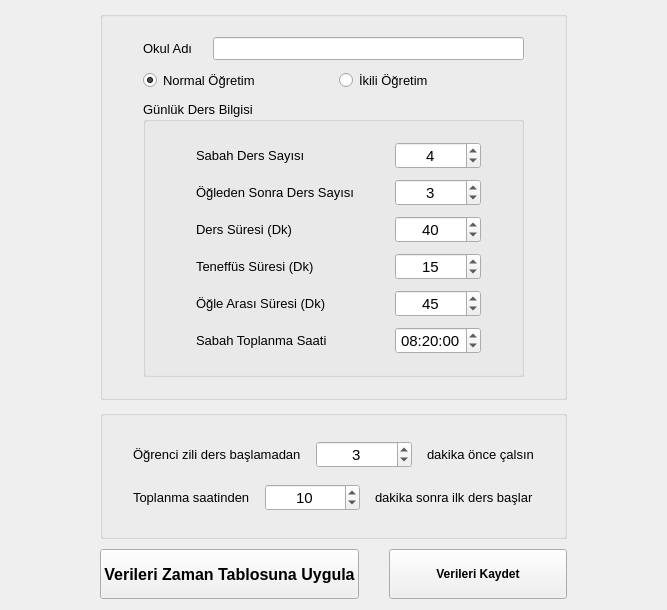
      <widget class="QWidget" name="page_2">
       <layout class="QVBoxLayout" name="verticalLayout_17">
        <property name="spacing">
         <number>10</number>
        </property>
        <property name="leftMargin">
         <number>100</number>
        </property>
        <property name="rightMargin">
         <number>100</number>
        </property>
        <item>
         <widget class="QGroupBox" name="groupBox_7">
          <property name="title">
           <string/>
          </property>
          <layout class="QVBoxLayout" name="verticalLayout_10">
           <property name="spacing">
            <number>10</number>
           </property>
           <property name="leftMargin">
            <number>40</number>
           </property>
           <property name="topMargin">
            <number>20</number>
           </property>
           <property name="rightMargin">
            <number>40</number>
           </property>
           <property name="bottomMargin">
            <number>20</number>
           </property>
           <item>
            <layout class="QHBoxLayout" name="horizontalLayout_14">
             <property name="spacing">
              <number>20</number>
             </property>
             <item>
              <widget class="QLabel" name="label_32">
               <property name="font">
                <font>
                 <pointsize>10</pointsize>
                </font>
               </property>
               <property name="text">
                <string>Okul Adı</string>
               </property>
              </widget>
             </item>
             <item>
              <widget class="QLineEdit" name="lineEdit_okul_adi">
               <property name="font">
                <font>
                 <pointsize>10</pointsize>
                </font>
               </property>
              </widget>
             </item>
            </layout>
           </item>
           <item>
            <layout class="QHBoxLayout" name="horizontalLayout_2">
             <item>
              <widget class="QRadioButton" name="radioButton_normal_ogretim">
               <property name="font">
                <font>
                 <pointsize>10</pointsize>
                </font>
               </property>
               <property name="text">
                <string>Normal Öğretim</string>
               </property>
               <property name="checked">
                <bool>true</bool>
               </property>
              </widget>
             </item>
             <item>
              <widget class="QRadioButton" name="radioButton_ikili_ogretim">
               <property name="font">
                <font>
                 <pointsize>10</pointsize>
                </font>
               </property>
               <property name="text">
                <string>İkili Öğretim</string>
               </property>
              </widget>
             </item>
            </layout>
           </item>
           <item>
            <widget class="QGroupBox" name="groupBox_6">
             <property name="font">
              <font>
               <pointsize>10</pointsize>
              </font>
             </property>
             <property name="title">
              <string>Günlük Ders Bilgisi</string>
             </property>
             <layout class="QFormLayout" name="formLayout">
              <property name="horizontalSpacing">
               <number>40</number>
              </property>
              <property name="verticalSpacing">
               <number>10</number>
              </property>
              <property name="leftMargin">
               <number>50</number>
              </property>
              <property name="topMargin">
               <number>20</number>
              </property>
              <property name="rightMargin">
               <number>40</number>
              </property>
              <property name="bottomMargin">
               <number>20</number>
              </property>
              <item row="0" column="0">
               <widget class="QLabel" name="label_24">
                <property name="font">
                 <font>
                  <pointsize>10</pointsize>
                 </font>
                </property>
                <property name="text">
                 <string>Sabah Ders Sayısı</string>
                </property>
               </widget>
              </item>
              <item row="0" column="1">
               <widget class="QSpinBox" name="spinBox_sabah_ders_sayisi">
                <property name="maximumSize">
                 <size>
                  <width>100</width>
                  <height>16777215</height>
                 </size>
                </property>
                <property name="font">
                 <font>
                  <pointsize>11</pointsize>
                 </font>
                </property>
                <property name="alignment">
                 <set>Qt::AlignCenter</set>
                </property>
                <property name="readOnly">
                 <bool>false</bool>
                </property>
                <property name="minimum">
                 <number>1</number>
                </property>
                <property name="maximum">
                 <number>14</number>
                </property>
                <property name="value">
                 <number>4</number>
                </property>
               </widget>
              </item>
              <item row="1" column="0">
               <widget class="QLabel" name="label_25">
                <property name="font">
                 <font>
                  <pointsize>10</pointsize>
                 </font>
                </property>
                <property name="text">
                 <string>Öğleden Sonra Ders Sayısı</string>
                </property>
               </widget>
              </item>
              <item row="1" column="1">
               <widget class="QSpinBox" name="spinBox_ogle_ders_sayisi">
                <property name="maximumSize">
                 <size>
                  <width>100</width>
                  <height>16777215</height>
                 </size>
                </property>
                <property name="font">
                 <font>
                  <pointsize>11</pointsize>
                 </font>
                </property>
                <property name="alignment">
                 <set>Qt::AlignCenter</set>
                </property>
                <property name="readOnly">
                 <bool>false</bool>
                </property>
                <property name="minimum">
                 <number>0</number>
                </property>
                <property name="maximum">
                 <number>8</number>
                </property>
                <property name="value">
                 <number>3</number>
                </property>
               </widget>
              </item>
              <item row="2" column="0">
               <widget class="QLabel" name="label_20">
                <property name="font">
                 <font>
                  <pointsize>10</pointsize>
                 </font>
                </property>
                <property name="text">
                 <string>Ders Süresi (Dk)</string>
                </property>
               </widget>
              </item>
              <item row="2" column="1">
               <widget class="QSpinBox" name="spinBox_ders_suresi">
                <property name="maximumSize">
                 <size>
                  <width>100</width>
                  <height>16777215</height>
                 </size>
                </property>
                <property name="font">
                 <font>
                  <pointsize>11</pointsize>
                 </font>
                </property>
                <property name="alignment">
                 <set>Qt::AlignCenter</set>
                </property>
                <property name="value">
                 <number>40</number>
                </property>
               </widget>
              </item>
              <item row="3" column="0">
               <widget class="QLabel" name="label_21">
                <property name="font">
                 <font>
                  <pointsize>10</pointsize>
                 </font>
                </property>
                <property name="text">
                 <string>Teneffüs Süresi (Dk)</string>
                </property>
               </widget>
              </item>
              <item row="3" column="1">
               <widget class="QSpinBox" name="spinBox_tenefus_suresi">
                <property name="maximumSize">
                 <size>
                  <width>100</width>
                  <height>16777215</height>
                 </size>
                </property>
                <property name="font">
                 <font>
                  <pointsize>11</pointsize>
                 </font>
                </property>
                <property name="toolTip">
                 <string>Teneffüs sürenizin zaman tablosu ile uyumlu olmasına dikkat ediniz</string>
                </property>
                <property name="toolTipDuration">
                 <number>-1</number>
                </property>
                <property name="alignment">
                 <set>Qt::AlignCenter</set>
                </property>
                <property name="readOnly">
                 <bool>false</bool>
                </property>
                <property name="value">
                 <number>15</number>
                </property>
               </widget>
              </item>
              <item row="4" column="0">
               <widget class="QLabel" name="label_23">
                <property name="font">
                 <font>
                  <pointsize>10</pointsize>
                 </font>
                </property>
                <property name="text">
                 <string>Öğle Arası Süresi (Dk)</string>
                </property>
               </widget>
              </item>
              <item row="4" column="1">
               <widget class="QSpinBox" name="spinBox_ogle_arasi_suresi">
                <property name="maximumSize">
                 <size>
                  <width>100</width>
                  <height>16777215</height>
                 </size>
                </property>
                <property name="font">
                 <font>
                  <pointsize>11</pointsize>
                 </font>
                </property>
                <property name="toolTip">
                 <string>En az 10, en fazla 90 dk seçilebilir</string>
                </property>
                <property name="alignment">
                 <set>Qt::AlignCenter</set>
                </property>
                <property name="readOnly">
                 <bool>false</bool>
                </property>
                <property name="minimum">
                 <number>10</number>
                </property>
                <property name="maximum">
                 <number>90</number>
                </property>
                <property name="value">
                 <number>45</number>
                </property>
               </widget>
              </item>
              <item row="5" column="1">
               <widget class="QTimeEdit" name="timeEdit_sabah_toplanma">
                <property name="maximumSize">
                 <size>
                  <width>100</width>
                  <height>16777215</height>
                 </size>
                </property>
                <property name="font">
                 <font>
                  <pointsize>11</pointsize>
                 </font>
                </property>
                <property name="alignment">
                 <set>Qt::AlignCenter</set>
                </property>
                <property name="time">
                 <time>
                  <hour>8</hour>
                  <minute>20</minute>
                  <second>0</second>
                 </time>
                </property>
               </widget>
              </item>
              <item row="5" column="0">
               <widget class="QLabel" name="label_30">
                <property name="font">
                 <font>
                  <pointsize>10</pointsize>
                 </font>
                </property>
                <property name="text">
                 <string>Sabah Toplanma Saati</string>
                </property>
               </widget>
              </item>
             </layout>
            </widget>
           </item>
          </layout>
         </widget>
        </item>
        <item>
         <widget class="QGroupBox" name="groupBox">
          <property name="sizePolicy">
           <sizepolicy hsizetype="Expanding" vsizetype="Preferred">
            <horstretch>0</horstretch>
            <verstretch>0</verstretch>
           </sizepolicy>
          </property>
          <property name="title">
           <string/>
          </property>
          <layout class="QVBoxLayout" name="verticalLayout_4">
           <property name="leftMargin">
            <number>30</number>
           </property>
           <property name="topMargin">
            <number>20</number>
           </property>
           <property name="rightMargin">
            <number>30</number>
           </property>
           <property name="bottomMargin">
            <number>20</number>
           </property>
           <item>
            <layout class="QHBoxLayout" name="horizontalLayout">
             <property name="spacing">
              <number>15</number>
             </property>
             <property name="topMargin">
              <number>5</number>
             </property>
             <property name="bottomMargin">
              <number>5</number>
             </property>
             <item>
              <widget class="QLabel" name="label_18">
               <property name="sizePolicy">
                <sizepolicy hsizetype="Preferred" vsizetype="Fixed">
                 <horstretch>0</horstretch>
                 <verstretch>0</verstretch>
                </sizepolicy>
               </property>
               <property name="font">
                <font>
                 <pointsize>10</pointsize>
                </font>
               </property>
               <property name="text">
                <string>Öğrenci zili ders başlamadan</string>
               </property>
              </widget>
             </item>
             <item>
              <widget class="QSpinBox" name="spinBox_kac_dakika_once">
               <property name="maximumSize">
                <size>
                 <width>100</width>
                 <height>16777215</height>
                </size>
               </property>
               <property name="font">
                <font>
                 <pointsize>11</pointsize>
                </font>
               </property>
               <property name="alignment">
                <set>Qt::AlignCenter</set>
               </property>
               <property name="maximum">
                <number>5</number>
               </property>
               <property name="value">
                <number>3</number>
               </property>
              </widget>
             </item>
             <item>
              <widget class="QLabel" name="label_19">
               <property name="sizePolicy">
                <sizepolicy hsizetype="Preferred" vsizetype="Fixed">
                 <horstretch>0</horstretch>
                 <verstretch>0</verstretch>
                </sizepolicy>
               </property>
               <property name="font">
                <font>
                 <pointsize>10</pointsize>
                </font>
               </property>
               <property name="text">
                <string>dakika önce çalsın</string>
               </property>
              </widget>
             </item>
            </layout>
           </item>
           <item>
            <layout class="QHBoxLayout" name="horizontalLayout_3">
             <property name="spacing">
              <number>15</number>
             </property>
             <property name="topMargin">
              <number>5</number>
             </property>
             <property name="bottomMargin">
              <number>5</number>
             </property>
             <item>
              <widget class="QLabel" name="label_22">
               <property name="sizePolicy">
                <sizepolicy hsizetype="Preferred" vsizetype="Fixed">
                 <horstretch>0</horstretch>
                 <verstretch>0</verstretch>
                </sizepolicy>
               </property>
               <property name="font">
                <font>
                 <pointsize>10</pointsize>
                </font>
               </property>
               <property name="text">
                <string>Toplanma saatinden</string>
               </property>
              </widget>
             </item>
             <item>
              <widget class="QSpinBox" name="spinBox_kac_dakika_sonra">
               <property name="maximumSize">
                <size>
                 <width>100</width>
                 <height>16777215</height>
                </size>
               </property>
               <property name="font">
                <font>
                 <pointsize>11</pointsize>
                </font>
               </property>
               <property name="alignment">
                <set>Qt::AlignCenter</set>
               </property>
               <property name="maximum">
                <number>30</number>
               </property>
               <property name="value">
                <number>10</number>
               </property>
              </widget>
             </item>
             <item>
              <widget class="QLabel" name="label_29">
               <property name="sizePolicy">
                <sizepolicy hsizetype="Preferred" vsizetype="Fixed">
                 <horstretch>0</horstretch>
                 <verstretch>0</verstretch>
                </sizepolicy>
               </property>
               <property name="font">
                <font>
                 <pointsize>10</pointsize>
                </font>
               </property>
               <property name="text">
                <string>dakika sonra ilk ders başlar</string>
               </property>
              </widget>
             </item>
            </layout>
           </item>
          </layout>
         </widget>
        </item>
        <item>
         <layout class="QHBoxLayout" name="horizontalLayout_15">
          <property name="spacing">
           <number>30</number>
          </property>
          <item>
           <widget class="QPushButton" name="btn_ayardan_saatleri_ata">
            <property name="minimumSize">
             <size>
              <width>0</width>
              <height>50</height>
             </size>
            </property>
            <property name="font">
             <font>
              <pointsize>12</pointsize>
              <weight>75</weight>
              <bold>true</bold>
             </font>
            </property>
            <property name="text">
             <string>Verileri Zaman Tablosuna Uygula</string>
            </property>
            <property name="iconSize">
             <size>
              <width>48</width>
              <height>48</height>
             </size>
            </property>
            <property name="checkable">
             <bool>false</bool>
            </property>
            <property name="checked">
             <bool>false</bool>
            </property>
           </widget>
          </item>
          <item>
           <widget class="QPushButton" name="btn_verileri_kaydet">
            <property name="minimumSize">
             <size>
              <width>0</width>
              <height>50</height>
             </size>
            </property>
            <property name="font">
             <font>
              <weight>75</weight>
              <bold>true</bold>
             </font>
            </property>
            <property name="text">
             <string>Verileri Kaydet</string>
            </property>
           </widget>
          </item>
         </layout>
        </item>
       </layout>
      </widget>
